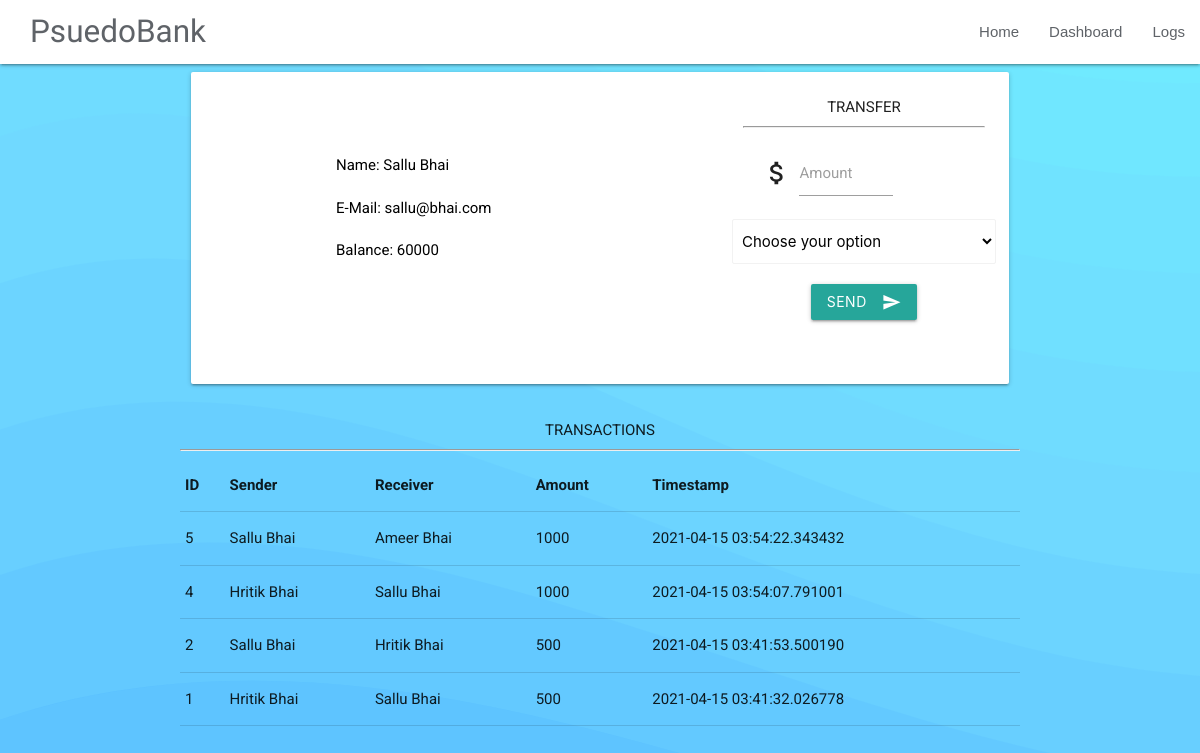
The page /user/1 on the database as committed earlier.
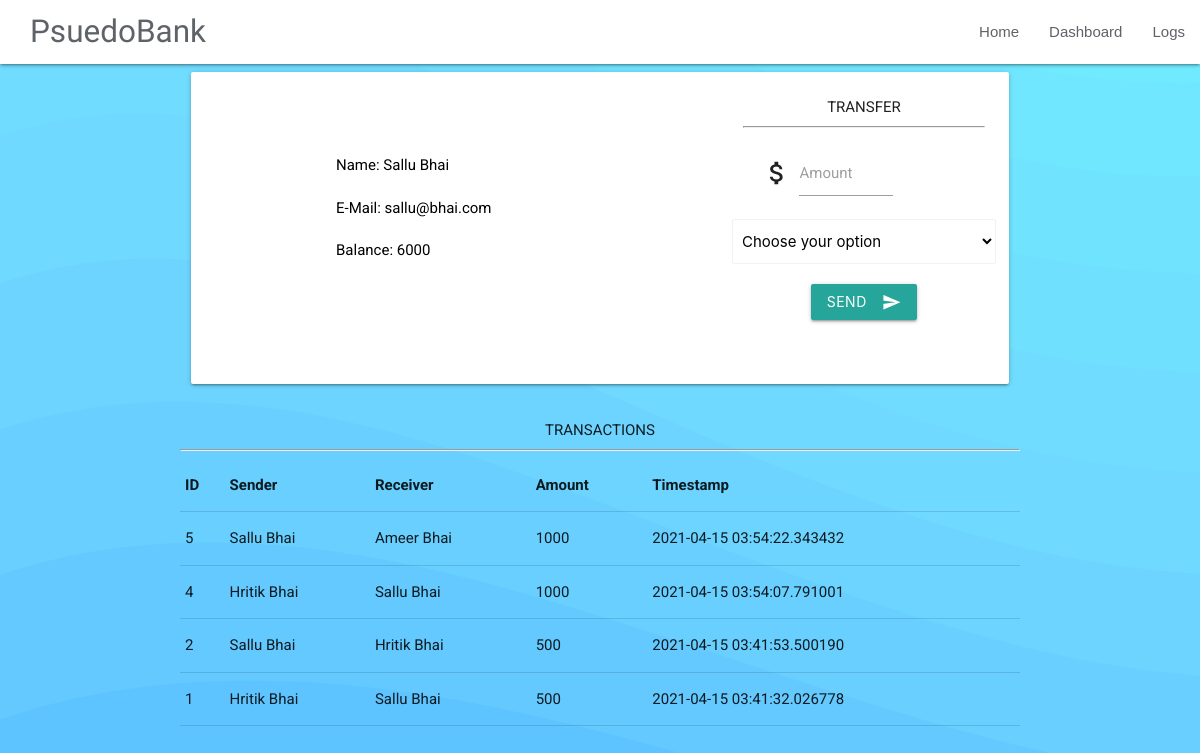
The same page on the database as committed later.
### app.py (models this page shows, shortened)
class User(db.Model):
    id = db.Column(db.Integer, primary_key=True)
    name = db.Column(db.String(128), nullable=False)
    email = db.Column(db.String(128), unique=True, nullable=False)
    balance = db.Column(db.Integer, nullable=False)

### app.py (the view)
@app.route("/user/<user_id>")
def profile(user_id):
    user = User.query.filter_by(id=user_id).first_or_404()
    users = User.query.all()
    transactions = Transaction.query.filter(
        (Transaction.sender_id == user.id) |
        (Transaction.receiver_id == user.id)).order_by(
            Transaction.timestamp.desc()).all()
    return render_template(
        "profile.html",
        user=user,
        users=users,
        transactions=transactions
    )

### templates/profile.html (shortened to what this page needs)
{% extends "basic.html" %}
{% block main %}
<div class="container">
  <div class="row">
  <div class="col s12">
    <div class="card-panel z-depth-1">
      <div class="row valign-wrapper">
        <div class="col s2">
        </div>
        <div class="col s6">
          <span class="black-text">
            <div class="row" style="display: table;">
              Name: {{ user.name }}
            </div>
            <div class="row" style="display: table;">
              E-Mail: {{ user.email }}
            </div>
            <div class="row" style="display: table;">
              Balance: {{ user.balance }}
            </div>
          </span>
        </div>
        <div class="col s4" style="text-align: center;">
            TRANSFER
            <hr />
            <form method="POST" action="/transact/{{ user.id }}">
              <div class="input-field col s8">
                <i class="material-icons prefix">attach_money</i>
                <input id="amount" type="text" name="amount" class="validate">
                <label class="active" for="amount">Amount</label>
              </div>
              <div class="row">
                <select class="browser-default" name="receiver_id">
                  <option value="" disabled selected>Choose your option</option>
                </select>
              </div>
              <div class="row">
                <button class="btn waves-effect waves-light" type="submit" name="action">Send
                  <i class="material-icons right">send</i>
                </button>
              </div>
            </form>
        </div>
      </div>
    </div>
  </div>
  </div>
  <div style="text-align: center;">
    TRANSACTIONS
  </div>
  <hr />
  <table class="responsive-table highlight">
    <thead>
      <tr>
        <th>ID</th>
        <th>Sender</th>
        <th>Receiver</th>
        <th>Amount</th>
        <th>Timestamp</th>
      </tr>
    </thead>
    <tbody>
      {% for transaction in transactions %}
      <tr>
        <td>{{ transaction.id }}</td>
        <td>{{ transaction.sender.name }}</td>
        <td>{{ transaction.receiver.name }}</td>
        <td>{{ transaction.amount }}</td>
        <td>{{ transaction.timestamp }}</td>
      </tr>
      {% endfor %}
    </tbody>
  </table>
  </div>
{% endblock %}

Rows that differ between the two databases and show on the page:
changed User "Sallu Bhai": balance "60000" → "6000"
